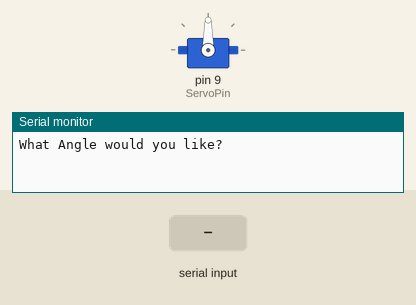
This sketch was run on a simulated Arduino Uno, built with avr-gcc and run on an emulated ATmega328P. On the bench: servo, the last lines printed to the serial monitor. The inputs (shaded band) are chosen by the test bench.

Above: at 1.2 s.
1.3 s: "30,150\n" received over Serial
At 2.6 s:
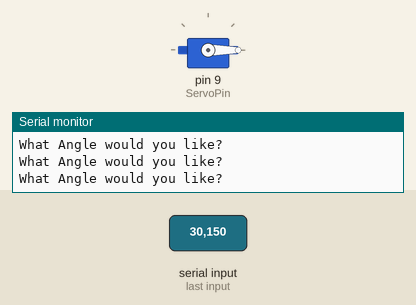
3.8 s: "90,45\n" received over Serial
At 4.6 s:
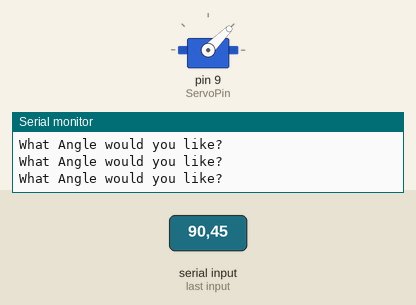
6.3 s: "200\n" received over Serial
At 6.8 s:
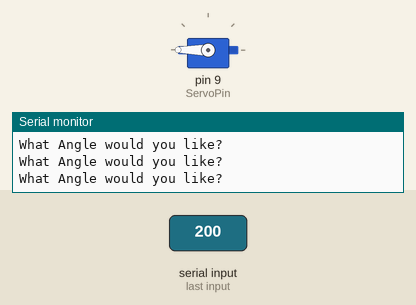
Timing chart, 0 to 9.3 s (numbered marks = the images above; inputs shaded):
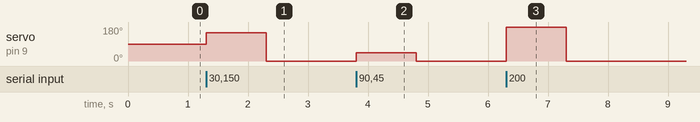

The sketch:

Servo.ino
```cpp
//Servo!
# include <Servo.h>

int ServoPin = 9;
int servoPosition;
Servo myServo;

String msg = "What Angle would you like? ";


void setup() {
  // put your setup code here, to run once:

  Serial.begin(9600);
  myServo.attach(ServoPin);

}

void loop() {
  // put your main code here, to run repeatedly:
  Serial.println(msg);
  while(Serial.available() ==0) {}
  servoPosition = Serial.parseInt();

  myServo.write(servoPosition);

}
```

Measured:
- after the input at 1.3 s, servo on pin 9 (ServoPin): 90° → 150° at once, → 0° 1.0 s later
- after the input at 3.8 s, servo on pin 9 (ServoPin): 0° → 45° at once, → 0° 1.0 s later
- after the input at 6.3 s, servo on pin 9 (ServoPin): 0° → 180° at once, → 0° 1.0 s later
